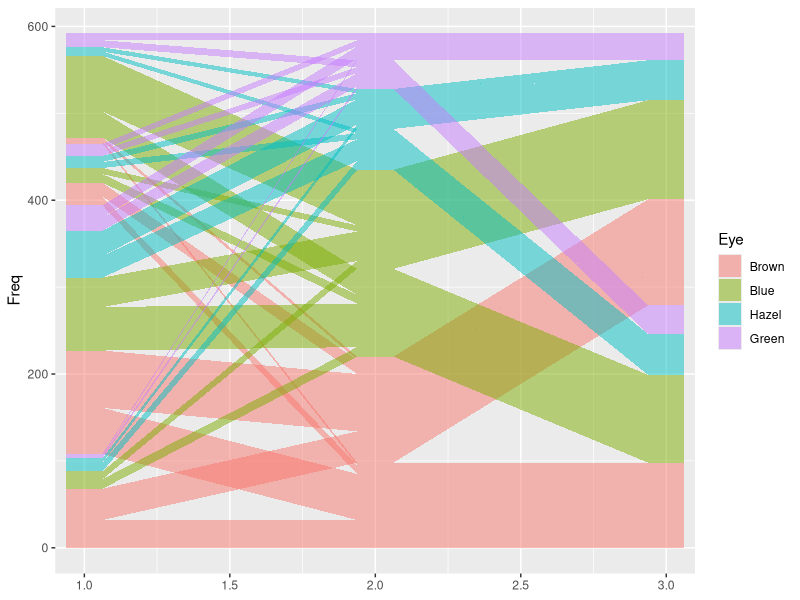
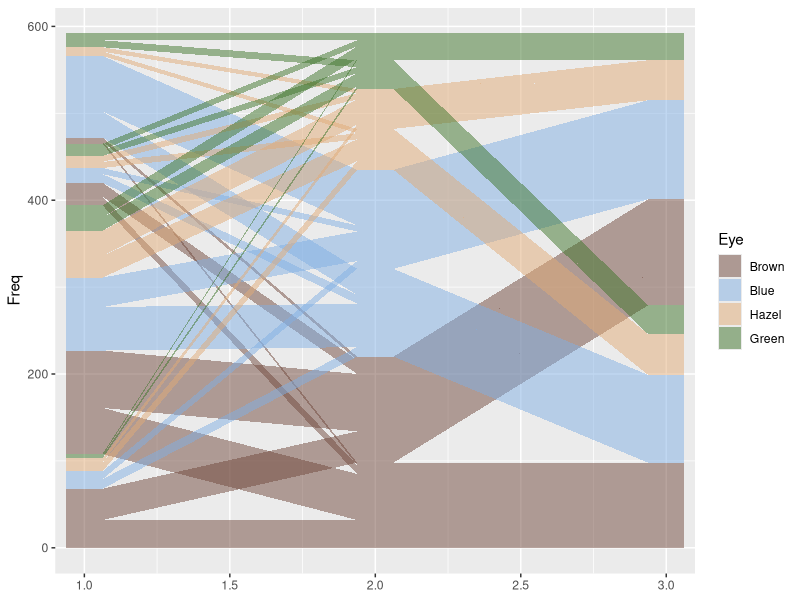
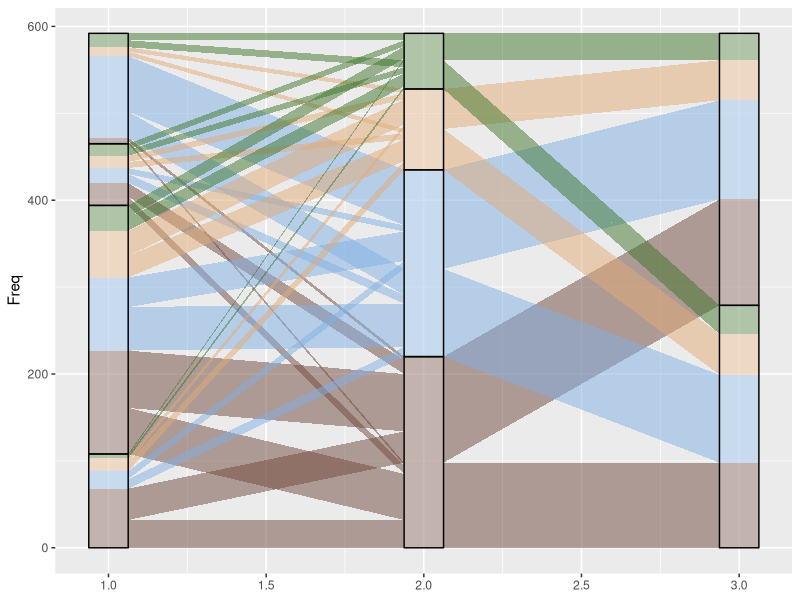
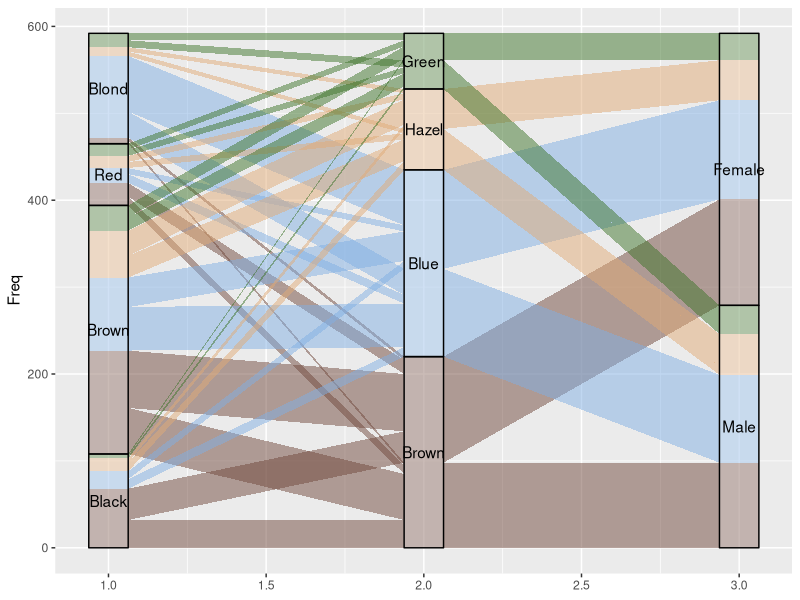
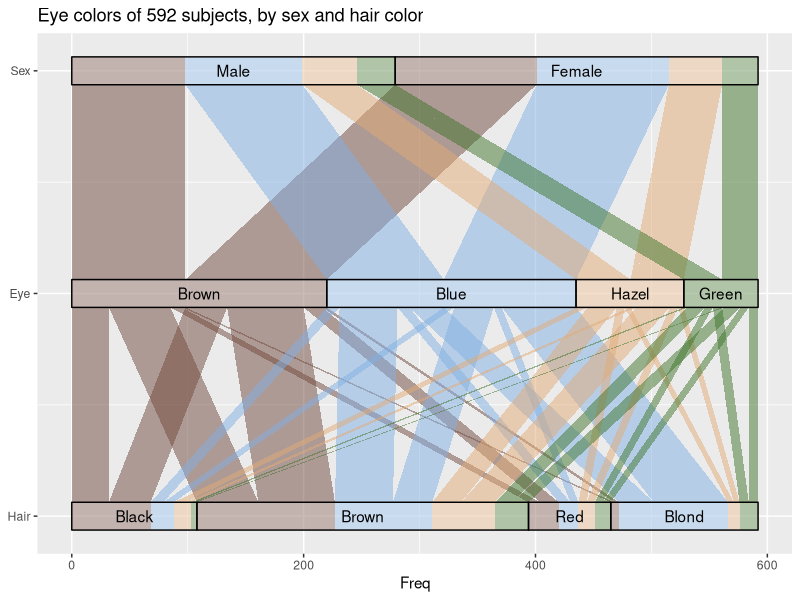

These charts were generated, in order, by the following R code:
## ---- chunk 1

# http://corybrunson.github.io/ggalluvial/articles/ggalluvial.html

knitr::opts_chunk$set(echo = TRUE)
library(ggplot2)
library(tidyverse)
library(ggalluvial)
## ---- chunk 2
p <- ggplot(as.data.frame(HairEyeColor),
       aes(y = Freq,
           axis1 = Hair, axis2 = Eye, axis3 = Sex)) +
  geom_alluvium(aes(fill = Eye),
                width = 1/8, knot.pos = 0, reverse = FALSE) 



p
## ---- chunk 3
p <- p + scale_fill_manual(values = c(Brown = "#70493D", Hazel = "#E2AC76",
                               Green = "#3F752B", Blue = "#81B0E4")) 

p
## ---- chunk 4

p <- p + guides(fill = FALSE) +
  geom_stratum(alpha = .25, width = 1/8, reverse = FALSE) 
p
## ---- chunk 5
p <- p + geom_text(stat = "stratum", aes(label = after_stat(stratum)),
            reverse = FALSE) 

p
## ---- chunk 6
p +
  scale_x_continuous(breaks = 1:3, labels = c("Hair", "Eye", "Sex")) +
  coord_flip() +
  ggtitle("Eye colors of 592 subjects, by sex and hair color")
